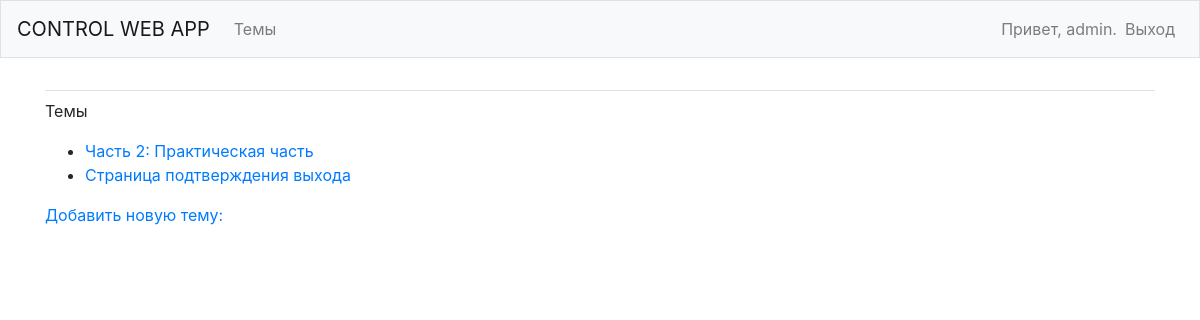
The app's page /topics/ (signed in) with its own data.
### ControlApp/models.py (models this page shows)
class Post(models.Model):
    text = models.CharField(max_length=200)
    date_added = models.DateTimeField(auto_now_add=True)
    owner = models.ForeignKey(User, on_delete=models.CASCADE)
    def __str__(self):
        return self.text

### ControlApp/views.py (the view)
# urls.py: path('topics/', views.topics, name='topics'),
@login_required
def topics(request):
    topics = Post.objects.filter(owner=request.user).order_by('date_added')
    context = {'topics': topics}
    return render(request, 'ControlApp/topics.html', context)

### ControlApp/templates/ControlApp/topics.html
{% extends "ControlApp/base.html" %}
{% block content %}
  <p>Темы</p>
  <ul>
    {% for topic in topics %}
        <li>
            <a href="{% url 'ControlApp:topic' topic.id %}">{{ topic }}</a>
        </li>
    {% empty %}
      <li>Пока не было добавлено темы.</li>
    {% endfor %}
  </ul>
  <a href="{% url 'ControlApp:new_topic' %}">Добавить новую тему:</a>
{% endblock content %}

### ControlApp/templates/ControlApp/base.html (shortened to what this page needs)
{% load bootstrap4 %}
<!doctype html>
<html lang="en">
 <head>
   {% bootstrap_css %}
</head>
<body>
    <nav class="navbar navbar-expand-md navbar-light bg-light mb-4 border">
      <a class="navbar-brand" href="{% url 'ControlApp:index'%}">CONTROL WEB APP</a>
        <div class="collapse navbar-collapse" id="navbarCollapse">
            <ul class="navbar-nav mr-auto">
                <li class="nav-item">
                    <a class="nav-link" href="{% url 'ControlApp:topics'%}">Темы</a>
                </li>
            </ul>
            <ul class="navbar-nav ml-auto">
                {% if user.is_authenticated %}
                <li class="nav-item">
                    <span class="navbar-text">Привет, {{ user.username }}.</span>
                </li>
                <li class="nav-item">
                    <a class="nav-link" href="{% url 'ControlAppUsers:logout' %}">Выход</a>
                </li>
                {% endif %}
            </ul>
            </div>
              </nav>
              <main role="main" class="container">
                <div class="pb-2 mb-2 border-bottom">
                </div>
                <div>
                    {% block content %}{% endblock content %}
                </div>
            </main>
</body>
</html>

### records on screen
Post: text "Часть 2: Практическая часть"
Post: text "Страница подтверждения выхода"

### other values on screen
{{ user.username }} "admin"
